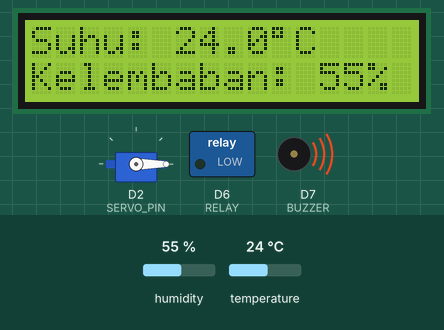
Bench run of a sketch on a simulated ESP8266 (NodeMCU). On the bench: 16×2 character LCD, servo, switched loads named in the sketch (green lamp = pin HIGH), buzzer (waves = sounding, pin HIGH). The test bench sets the inputs (shaded band); at power-on: temperature 24 °C, humidity 55 %. WiFi joins after 1.5 s; servers stay silent unless stated; uploads are accepted with an empty reply; what the sketch prints to the serial monitor is not drawn.

Above: at 6.8 s.
6.9 s: temperature set to 38 °C
At 11.0 s:
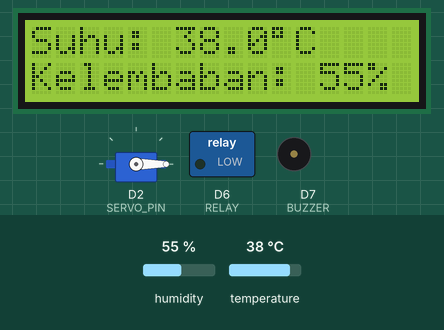
11.7 s: humidity set to 53 %
At 14.0 s:
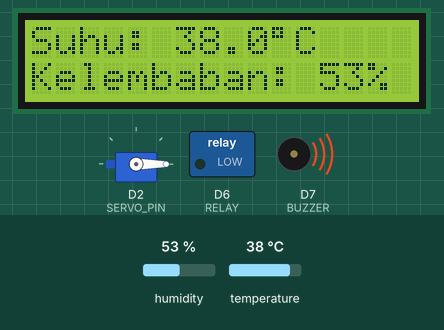
16.5 s: temperature set to 41 °C
At 19.1 s:
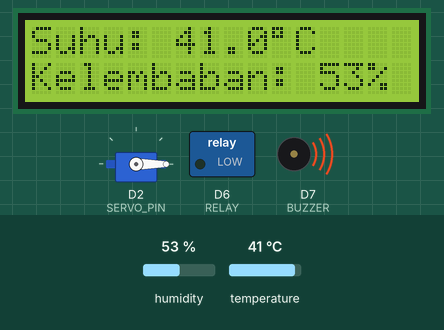
21.3 s: humidity set to 22 %
At 22.5 s:
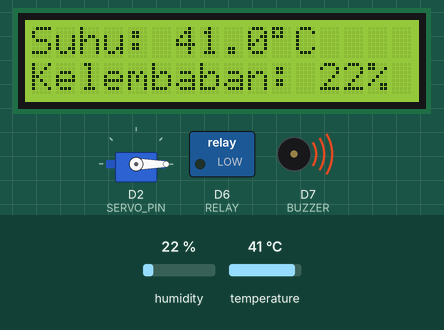
Timing chart, 0 to 24.3 s (numbered marks = the images above; inputs shaded):
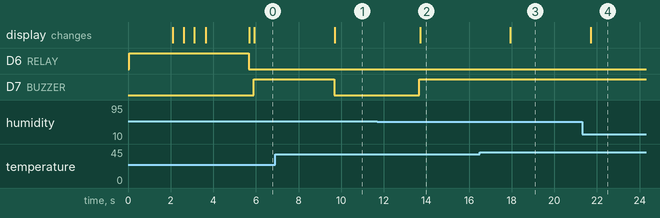

Measured:
- the behaviour switches between 55 and 54 % on humidity (found by bisection; images 1 and 2)
- after the input at 6.9 s, D7 (BUZZER): HIGH → LOW after 2.8 s; the display: changes after 2.8 s (image 1)
- after the input at 11.7 s, D7 (BUZZER): LOW → HIGH after 2.0 s; the display: changes after 2.0 s (image 2)
- after the input at 16.5 s, the display: changes after 1.4 s (image 3)
- after the input at 21.3 s, the display: changes after 0.40 s (image 4)

The sketch:

esp_sketch.ino
```cpp
/**
 * Smart Inkubator ESP8266 & ESP32 Code - Versi Online (Production)
 *
 * Program ini dikonfigurasi langsung untuk mengirim data sensor ke server online:
 * Domain: app.incusmart.site
 * Port: 80
 */

#include <Wire.h>
#include <LiquidCrystal_I2C.h>
#include <DHT.h>
#include <Servo.h>

// Auto-detect & include library WiFi & HTTP sesuai arsitektur board (ESP8266 / ESP32)
#if defined(ESP8266)
  #include <ESP8266WiFi.h>
  #include <ESP8266HTTPClient.h>
  #include <WiFiClient.h>
  #include <WiFiClientSecure.h>
#elif defined(ESP32)
  #include <WiFi.h>
  #include <HTTPClient.h>
#endif

// LCD I2C (SDA = D4, SCL = D3)
LiquidCrystal_I2C lcd(0x27, 16, 2);

#define DHTPIN D5
#define DHTTYPE DHT11
DHT dht(DHTPIN, DHTTYPE);

#define RELAY D6
#define BUZZER D7
#define SERVO_PIN D2

// =========================================================================
// 1. KONFIGURASI WIFI & SERVER ONLINE (PRODUCTION)
// =========================================================================
const char* ssid          = "Smart Egg Incubator";
const char* password      = "mihumihu0";

// Server online tujuan
const char* serverHost    = "app.incusmart.site";
const int serverPort      = 80;
const char* apiEndpoint   = "/api/sensor";

// API Key (Harus sesuai dengan ESP_API_KEY di file .env server online Anda)
const char* apiKey        = "pitik_secure_key_2026";

// Kode Inkubator terdaftar (Harus sudah terdaftar di database online Anda)
const char* incubatorCode = "INC-001X";

Servo myServo;

// =========================================================================
// TIMER & STATE MANAGEMENT
// =========================================================================
// 14.400.000 ms = 4 Jam (Timer putaran servo)
const unsigned long servoInterval = 14400000;
unsigned long previousServoMillis = 0;

// LCD & Baca Sensor lokal (Setiap 2 Detik)
unsigned long prevLcdMillis = 0;
const unsigned long lcdInterval = 2000;

// Pengiriman data periodik ke Server (Setiap 3 Menit)
unsigned long prevSendMillis = 0;
const unsigned long sendInterval = 180000;

// Menyimpan state terakhir untuk keperluan deteksi perubahan & pengiriman
float lastSuhu = 0.0;
float lastKelembapan = 0.0;
String lampStatus = "menyala";       // State awal lampu
String lastLampStatus = "";          // Menyimpan state lampu sebelumnya untuk real-time update
bool initialSendDone = false;        // Status pengiriman data awal saat startup

// =========================================================================
// FUNGSI PENGIRIMAN DATA HTTP POST
// =========================================================================
void sendDataToServer(float suhu, float kelembapan, String currentLamp, String turningStatus) {
  if (WiFi.status() == WL_CONNECTED) {
    // Menyusun URL Server Online secara dinamis dan aman
    String serverPath = "";
    if (serverPort == 443) {
      serverPath = "https://" + String(serverHost) + String(apiEndpoint);
    } else if (serverPort == 80) {
      serverPath = "http://" + String(serverHost) + String(apiEndpoint);
    } else {
      serverPath = "http://" + String(serverHost) + ":" + String(serverPort) + String(apiEndpoint);
    }

    Serial.print("[HTTP] Menghubungkan ke: ");
    Serial.println(serverPath);

    #if defined(ESP8266)
      WiFiClient client;
      WiFiClientSecure clientSecure;
      HTTPClient http;

      if (serverPort == 443) {
        clientSecure.setInsecure(); // Mengabaikan verifikasi SSL untuk kemudahan koneksi
        http.begin(clientSecure, serverPath);
      } else {
        http.begin(client, serverPath);
      }
    #elif defined(ESP32)
      HTTPClient http;
      http.begin(serverPath);
    #endif

    // Header HTTP
    http.addHeader("Content-Type", "application/json");
    http.addHeader("X-API-KEY", apiKey); // Autentikasi API Key Server

    // Membuat JSON Payload secara manual (cepat & bebas dependency library tambahan)
    String jsonPayload = "{\"incubator_code\":\"" + String(incubatorCode) + "\""
                       + ",\"temperature\":" + String(suhu, 1)
                       + ",\"humidity\":" + String(kelembapan, 0)
                       + ",\"lamp_status\":\"" + currentLamp + "\""
                       + ",\"turning_status\":\"" + turningStatus + "\"}";

    Serial.print("[HTTP] Mengirim data: ");
    Serial.println(jsonPayload);

    int httpResponseCode = http.POST(jsonPayload);

    if (httpResponseCode > 0) {
      String response = http.getString();
      Serial.print("[HTTP] Selesai! Kode Respon: ");
      Serial.println(httpResponseCode);
      Serial.print("[HTTP] Balasan Server: ");
      Serial.println(response);

      // Logika debugging untuk mempermudah analisa error
      if (httpResponseCode == 200) {
        Serial.println("[HTTP] Sukses: Data berhasil disimpan ke database online!");
      } else if (httpResponseCode == 401) {
        Serial.println("[HTTP] Error 401: API Key salah atau tidak cocok dengan .env server online!");
      } else if (httpResponseCode == 422) {
        Serial.println("[HTTP] Error 422: Validasi gagal. Pastikan Kode Inkubator terdaftar di DB online!");
      } else if (httpResponseCode == 500) {
        Serial.println("[HTTP] Error 500: Terjadi error internal di server online.");
      }
    } else {
      Serial.print("[HTTP] Gagal terhubung ke Server Online. Error: ");
      Serial.println(http.errorToString(httpResponseCode).c_str());
      Serial.println("[TIPS] Cek koneksi internet Wi-Fi Anda atau apakah domain server sedang aktif.");
    }

    http.end();
  } else {
    Serial.println("[HTTP] Gagal mengirim! WiFi terputus.");
  }
}

void setup() {
  Wire.begin(D4, D3);

  lcd.begin(16, 2);
  lcd.backlight();

  Serial.begin(115200);
  dht.begin();

  pinMode(RELAY, OUTPUT);
  pinMode(BUZZER, OUTPUT);

  myServo.attach(SERVO_PIN);
  myServo.write(0);

  // KONDISI AWAL
  digitalWrite(RELAY, HIGH);
  digitalWrite(BUZZER, LOW);

  lcd.setCursor(3, 0);
  lcd.print("Smart Egg");
  lcd.setCursor(0, 1);
  lcd.print("Incubator Ready");
  delay(2000);
  lcd.clear();

  // KONEKSI WIFI
  lcd.setCursor(0, 0);
  lcd.print("Connecting WiFi");
  Serial.print("Menghubungkan ke WiFi: ");
  Serial.println(ssid);

  WiFi.begin(ssid, password);

  // Set auto-reconnect di latar belakang
  #if defined(ESP8266)
    WiFi.setAutoReconnect(true);
  #elif defined(ESP32)
    WiFi.setAutoReconnect(true);
  #endif

  int attempts = 0;
  while (WiFi.status() != WL_CONNECTED && attempts < 20) {
    delay(500);
    Serial.print(".");
    lcd.setCursor(attempts % 16, 1);
    lcd.print(".");
    attempts++;
  }

  lcd.clear();
  if (WiFi.status() == WL_CONNECTED) {
    Serial.println("\n[WiFi] Terhubung!");
    Serial.print("[WiFi] IP Address: ");
    Serial.println(WiFi.localIP());
    lcd.setCursor(0, 0);
    lcd.print("WiFi Connected!");
    lcd.setCursor(0, 1);
    lcd.print(WiFi.localIP().toString());
  } else {
    Serial.println("\n[WiFi] Koneksi Gagal (Timeout). Masuk Mode Offline.");
    lcd.setCursor(0, 0);
    lcd.print("WiFi Timeout!");
    lcd.setCursor(0, 1);
    lcd.print("Offline Mode");
  }
  delay(2000);
  lcd.clear();
}

void loop() {
  unsigned long currentMillis = millis();

  // ==========================================
  // BACA SENSOR & UPDATE LCD (Tiap 2 Detik Tanpa Delay)
  // ==========================================
  if (currentMillis - prevLcdMillis >= lcdInterval) {
    prevLcdMillis = currentMillis;

    float suhu = dht.readTemperature();
    float kelembapan = dht.readHumidity();

    if (isnan(suhu) || isnan(kelembapan)) {
      lcd.setCursor(0, 0);
      lcd.print("Sensor Error    ");
      Serial.println("[Sensor] Gagal membaca DHT11!");
    } else {
      // Simpan nilai sensor terakhir yang valid
      lastSuhu = suhu;
      lastKelembapan = kelembapan;

      // ======================
      // KONTROL RELAY (TRIK INPUT MODE)
      // ======================
      if (suhu >= 38.5) {
        // Jika suhu panas, ubah pin jadi INPUT untuk mematikan relay total
        pinMode(RELAY, INPUT);
        lampStatus = "mati";
      }
      else if (suhu <= 37.5) {
        // Jika dingin, kembalikan ke OUTPUT dan set LOW untuk menyalakan
        pinMode(RELAY, OUTPUT);
        digitalWrite(RELAY, LOW);
        lampStatus = "menyala";
      }

      // [FITUR REAL-TIME EVENT]
      // Jika status lampu/relay berubah seketika, langsung kirim data ke server
      if (lastLampStatus != "" && lastLampStatus != lampStatus) {
        Serial.println("[EVENT] Status Lampu berubah! Mengirim update...");
        sendDataToServer(suhu, kelembapan, lampStatus, "menunggu");
      }
      lastLampStatus = lampStatus;

      // [PENGIRIMAN PERDANA]
      // Kirim data sesaat setelah sensor pertama kali berhasil dibaca dan WiFi terhubung
      if (!initialSendDone && WiFi.status() == WL_CONNECTED) {
        Serial.println("[INIT] Mengirim data awal pertama kali...");
        sendDataToServer(suhu, kelembapan, lampStatus, "menunggu");
        initialSendDone = true;
        prevSendMillis = currentMillis; // Reset timer periodik
      }

      // ======================
      // KONTROL BUZZER (ALARM BAHAYA)
      // ======================
      if (suhu < 37.5 || suhu > 38.5 || kelembapan < 55 || kelembapan > 70) {
        digitalWrite(BUZZER, HIGH);
      } else {
        digitalWrite(BUZZER, LOW);
      }

      // ======================
      // TAMPILAN LCD (Tanpa lcd.clear() agar tidak flicker/berkedip)
      // ======================
      lcd.setCursor(0, 0);
      lcd.print("Suhu: ");
      lcd.print(suhu, 1);
      lcd.print((char)223);
      lcd.print("C   ");

      lcd.setCursor(0, 1);
      lcd.print("Kelembaban: ");
      lcd.print(kelembapan, 0);
      lcd.print("%   ");

      // SERIAL MONITOR
      Serial.print("[Sensor] Suhu: "); Serial.print(suhu, 1);
      Serial.print(" C | Kelembaban: "); Serial.print(kelembapan, 0);
      Serial.println(" %");
    }
  }

  // ==========================================
  // PENGIRIMAN DATA PERIODIK (Tiap 3 Menit)
  // ==========================================
  if (currentMillis - prevSendMillis >= sendInterval) {
    prevSendMillis = currentMillis;

    // Pastikan sensor sudah pernah dibaca sebelum mengirim data periodik
    if (lastSuhu != 0.0 && lastKelembapan != 0.0) {
      Serial.println("[PERIODIK] Interval waktu tercapai. Mengirim sensor ke server...");
      sendDataToServer(lastSuhu, lastKelembapan, lampStatus, "menunggu");
    }
  }

  // ==========================================
  // SERVO OTOMATIS (Sistem Pembalik Telur - Tiap 4 Jam)
  // ==========================================
  if (currentMillis - previousServoMillis >= servoInterval) {
    previousServoMillis = currentMillis;

    Serial.println("[SERVO] Memulai pemutaran rak telur otomatis...");

    // [FITUR REAL-TIME EVENT] Beri tahu server bahwa rak sedang berputar (Status: "berputar")
    if (lastSuhu != 0.0) {
      sendDataToServer(lastSuhu, lastKelembapan, lampStatus, "berputar");
    }

    // GERAK PELAN 0 -> 180
    for (int pos = 0; pos <= 180; pos++) {
      myServo.write(pos);
      delay(50); // Kecepatan gerak servo
    }

    delay(2000);

    // GERAK PELAN 180 -> 0
    for (int pos = 180; pos >= 0; pos--) {
      myServo.write(pos);
      delay(50);
    }

    Serial.println("[SERVO] Pemutaran rak telur selesai.");

    // [FITUR REAL-TIME EVENT] Beri tahu server pemutaran selesai (Status: "selesai")
    if (lastSuhu != 0.0) {
      sendDataToServer(lastSuhu, lastKelembapan, lampStatus, "selesai");
    }
  }
}
```
